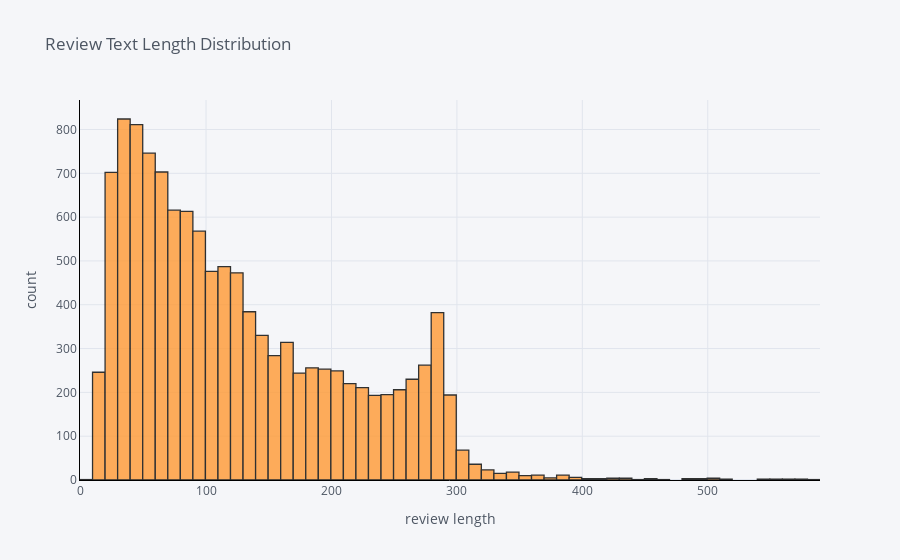

The notebook cell saved with this chart:
### Markdown cell above
Most reviewers are in their 30s to 40s.

### Code cell
df['review_len'].iplot(
    kind='hist',
    bins=100,
    xTitle='review length',
    linecolor='black',
    yTitle='count',
    title='Review Text Length Distribution')

### Figure 1 — Plotly figure (JSON) as saved in the notebook; plotly's stock layout.template omitted (floating-point values rounded to 4 significant figures; data arrays with more than 128 entries replaced by an {"elided": "..."} marker saying what was removed)
{"data": [{"opacity": 0.8, "name": "review_len", "histnorm": "", "nbinsx": 100, "histfunc": "count", "marker": {"color": "rgba(255, 153, 51, 1.0)", "line": {"color": "#000000", "width": 1.3}}, "x": {"elided": "11916 int values"}, "type": "histogram", "orientation": "v"}], "layout": {"xaxis": {"tickfont": {"color": "#4D5663"}, "title": {"text": "review length", "font": {"color": "#4D5663"}}, "showgrid": true, "zerolinecolor": "#E1E5ED", "gridcolor": "#E1E5ED", "linecolor": "black"}, "title": {"text": "Review Text Length Distribution", "font": {"color": "#4D5663"}}, "paper_bgcolor": "#F5F6F9", "plot_bgcolor": "#F5F6F9", "yaxis": {"tickfont": {"color": "#4D5663"}, "title": {"text": "count", "font": {"color": "#4D5663"}}, "showgrid": true, "zerolinecolor": "#E1E5ED", "gridcolor": "#E1E5ED", "linecolor": "black"}, "barmode": "overlay", "legend": {"bgcolor": "#F5F6F9", "font": {"color": "#4D5663"}}}}
